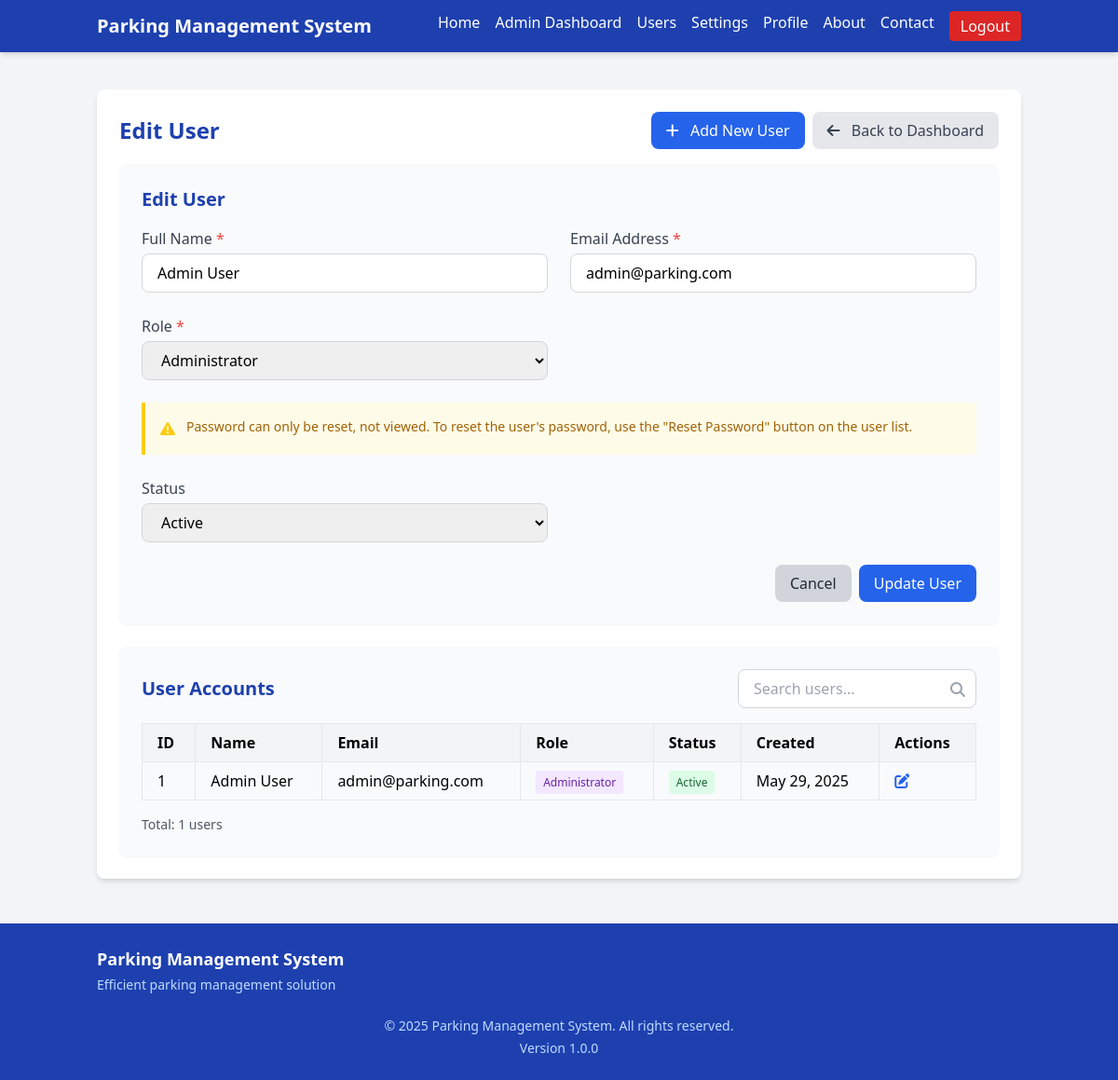
Page /admin/editUser/1 (signed in) on the committed database.
### tables this page shows
CREATE TABLE users (
    id INT AUTO_INCREMENT PRIMARY KEY,
    name VARCHAR(100) NOT NULL,
    email VARCHAR(100) NOT NULL UNIQUE,
    password VARCHAR(255) NOT NULL,
    role ENUM('admin', 'agent') NOT NULL DEFAULT 'agent',
    created_at DATETIME DEFAULT CURRENT_TIMESTAMP,
    updated_at DATETIME DEFAULT CURRENT_TIMESTAMP ON UPDATE CURRENT_TIMESTAMP
);

### app/controllers/AdminController.php (called while the page is built, shortened)
<?php
class AdminController extends Controller
{
    private $userModel;
    public function __construct()
    {
        $this->userModel = $this->model('User');
    }
public function editUser($id)
{
    $id = (int)$id;
    $userToEdit = $this->userModel->findById($id);
    $data = [
        'title' => 'Edit User',
        'users' => $this->userModel->findAll(),
        'user' => $userToEdit,
        'errors' => []
    ];
    $this->view('admin/users', $data);
}
}

### app/core/Application.php (called while the page is built, shortened)
<?php
class Application
{
    protected $controller = 'HomeController';
    protected $method = 'index';
    protected $params = [];
    public function __construct()
    {
        $url = $this->parseUrl();
        if (isset($url[0]) && file_exists(APP . 'controllers/' . ucfirst($url[0]) . 'Controller.php')) {
            $this->controller = ucfirst($url[0]) . 'Controller';
            unset($url[0]);
        }
        $this->controller = new $controllerNamespace();
        if (isset($url[1]) && method_exists($this->controller, $url[1])) {
            $this->method = $url[1];
            unset($url[1]);
        }
        $this->params = $url ? array_values($url) : [];
    }
    public function run()
    {
        call_user_func_array([$this->controller, $this->method], $this->params);
    }
    protected function parseUrl()
    {
        if (isset($_GET['url'])) {
            $url = rtrim($_GET['url'], '/');
            $url = filter_var($url, FILTER_SANITIZE_URL);
            return explode('/', $url);
        }
        return [];
    }
}

### public/index.php (called while the page is built, shortened)
<?php
$app = new App\Core\Application();
$app->run();

### app/core/Model.php (called while the page is built, shortened)
<?php
class Model
{
    protected $db;
    protected $table;
    public function __construct()
    {
        $this->db = Database::getInstance();
    }
    public function findAll()
    {
        try {
            $stmt = $this->db->query("SELECT * FROM {$this->table}");
            return $stmt->fetchAll(PDO::FETCH_OBJ);
        } catch (PDOException $e) {
            error_log($e->getMessage());
            return false;
        }
    }
    public function findById($id)
    {
        try {
            $stmt = $this->db->prepare("SELECT * FROM {$this->table} WHERE id = :id");
            $stmt->bindParam(':id', $id, PDO::PARAM_INT);
            $stmt->execute();
            return $stmt->fetch(PDO::FETCH_OBJ);
        } catch (PDOException $e) {
            error_log($e->getMessage());
            return false;
        }
    }
}

### app/core/Database.php (called while the page is built, shortened)
<?php
class Database
{
    private static $instance = null;
    private function __construct()
    {
        try {
            $this->conn = new PDO(
                'mysql:host=' . DB_HOST . ';dbname=' . DB_NAME . ';charset=utf8',
                DB_USER,
                DB_PASS,
                [
                    PDO::ATTR_ERRMODE => PDO::ERRMODE_EXCEPTION,
                    PDO::ATTR_DEFAULT_FETCH_MODE => PDO::FETCH_OBJ,
                    PDO::ATTR_EMULATE_PREPARES => false
                ]
            );
        } catch (PDOException $e) {
            die('Database connection failed: ' . $e->getMessage());
        }
    }
    public static function getInstance()
    {
        if (!self::$instance) {
            self::$instance = new Database();
        }
        return self::$instance->conn;
    }
}

### app/views/admin/users.php (the view, shortened to what this page needs)
<?php require APP . 'views/includes/header.php'; ?>
<div class="bg-white rounded-lg shadow-md p-6 mb-6">
    <div class="flex justify-between items-center mb-4">
        <h1 class="text-2xl font-bold text-blue-800"><?= $title ?></h1>
        <div class="flex space-x-2">
            <button id="add-user-btn" class="bg-blue-600 hover:bg-blue-700 text-white px-4 py-2 rounded-lg transition">
                <i class="fas fa-plus mr-2"></i> Add New User
            </button>
            <a href="<?= URL_ROOT ?>/admin/dashboard" class="bg-gray-200 hover:bg-gray-300 text-gray-700 px-4 py-2 rounded-lg transition">
                <i class="fas fa-arrow-left mr-2"></i> Back to Dashboard
            </a>
        </div>
    </div>
    <div id="add-user-form" class="bg-gray-50 p-6 rounded-lg shadow-sm mb-6 <?= isset($errors) ? '' : 'hidden' ?>">
        <h2 class="text-xl font-semibold text-blue-800 mb-4">
            <?= isset($user) && isset($user->id) ? 'Edit User' : 'Add New User' ?>
        </h2>
        <form action="<?= URL_ROOT ?>/admin/<?= isset($user) && isset($user->id) ? 'editUser/' . $user->id : 'users' ?>" method="POST">
            <div class="grid grid-cols-1 md:grid-cols-2 gap-6">
                <div>
                    <label for="name" class="block text-gray-700 mb-1 font-medium">Full Name <span class="text-red-500">*</span></label>
                    <input type="text" id="name" name="name" class="w-full px-4 py-2 border rounded-lg focus:outline-none focus:ring-2 focus:ring-blue-500 <?= isset($errors['name']) ? 'border-red-500' : 'border-gray-300' ?>" value="<?= $user->name ?? '' ?>">
                </div>
                <div>
                    <label for="email" class="block text-gray-700 mb-1 font-medium">Email Address <span class="text-red-500">*</span></label>
                    <input type="email" id="email" name="email" class="w-full px-4 py-2 border rounded-lg focus:outline-none focus:ring-2 focus:ring-blue-500 <?= isset($errors['email']) ? 'border-red-500' : 'border-gray-300' ?>" value="<?= $user->email ?? '' ?>">
                </div>
                <div>
                    <label for="role" class="block text-gray-700 mb-1 font-medium">Role <span class="text-red-500">*</span></label>
                    <select id="role" name="role" class="w-full px-4 py-2 border rounded-lg focus:outline-none focus:ring-2 focus:ring-blue-500 <?= isset($errors['role']) ? 'border-red-500' : 'border-gray-300' ?>">
                        <option value="admin" <?= (isset($user->role) && $user->role === 'admin') ? 'selected' : '' ?>>Administrator</option>
                    </select>
                </div>
                <?php if (!isset($user) || !isset($user->id)): ?>
                    <div>
                        <label for="password" class="block text-gray-700 mb-1 font-medium">Password <span class="text-red-500">*</span></label>
                        <input type="password" id="password" name="password" class="w-full px-4 py-2 border rounded-lg focus:outline-none focus:ring-2 focus:ring-blue-500 <?= isset($errors['password']) ? 'border-red-500' : 'border-gray-300' ?>">
                    </div>
                    <div>
                        <label for="confirm_password" class="block text-gray-700 mb-1 font-medium">Confirm Password <span class="text-red-500">*</span></label>
                        <input type="password" id="confirm_password" name="confirm_password" class="w-full px-4 py-2 border rounded-lg focus:outline-none focus:ring-2 focus:ring-blue-500 <?= isset($errors['confirm_password']) ? 'border-red-500' : 'border-gray-300' ?>">
                    </div>
                <?php else: ?>
                    <div class="md:col-span-2">
                        <div class="bg-yellow-50 border-l-4 border-yellow-400 p-4">
                            <div class="flex">
                                <div class="flex-shrink-0">
                                    <i class="fas fa-exclamation-triangle text-yellow-400"></i>
                                </div>
                                <div class="ml-3">
                                    <p class="text-sm text-yellow-700">
                                        Password can only be reset, not viewed. To reset the user's password, use the "Reset Password" button on the user list.
                                    </p>
                                </div>
                            </div>
                        </div>
                    </div>
                <?php endif; ?>
                <div>
                    <label for="status" class="block text-gray-700 mb-1 font-medium">Status</label>
                    <select id="status" name="status" class="w-full px-4 py-2 border rounded-lg focus:outline-none focus:ring-2 focus:ring-blue-500 border-gray-300">
                        <option value="active" <?= (isset($user->status) && $user->status === 'active') ? 'selected' : '' ?>>Active</option>
                    </select>
                </div>
            </div>
            <div class="mt-6 flex justify-end space-x-2">
                <button type="button" id="cancel-btn" class="bg-gray-300 hover:bg-gray-400 text-gray-800 px-4 py-2 rounded-lg transition">
                    Cancel
                </button>
                <button type="submit" class="bg-blue-600 hover:bg-blue-700 text-white px-4 py-2 rounded-lg transition">
                    <?= isset($user) && isset($user->id) ? 'Update User' : 'Add User' ?>
                </button>
            </div>
        </form>
    </div>
    <div class="bg-gray-50 p-6 rounded-lg shadow-sm">
        <div class="flex justify-between items-center mb-4">
            <h2 class="text-xl font-semibold text-blue-800">User Accounts</h2>
            <div class="relative">
                <input type="text" id="search-user" placeholder="Search users..." class="w-64 px-4 py-2 pr-8 border rounded-lg focus:outline-none focus:ring-2 focus:ring-blue-500 border-gray-300">
                <div class="absolute right-3 top-2.5 text-gray-400">
                    <i class="fas fa-search"></i>
                </div>
            </div>
        </div>
        <?php if (empty($users)): ?>
            <p class="text-gray-700">No users found.</p>
        <?php else: ?>
            <div class="overflow-x-auto">
                <table class="w-full text-left border-collapse">
                    <thead>
                        <tr class="bg-gray-100">
                            <th class="px-4 py-2 border">ID</th>
                            <th class="px-4 py-2 border">Name</th>
                            <th class="px-4 py-2 border">Email</th>
                            <th class="px-4 py-2 border">Role</th>
                            <th class="px-4 py-2 border">Status</th>
                            <th class="px-4 py-2 border">Created</th>
                            <th class="px-4 py-2 border">Actions</th>
                        </tr>
                    </thead>
                    <tbody>
                        <?php foreach ($users as $user): ?>
                            <tr class="user-row hover:bg-gray-50" data-search="<?= strtolower($user->name . ' ' . $user->email . ' ' . $user->role) ?>">
                                <td class="px-4 py-2 border"><?= $user->id ?></td>
                                <td class="px-4 py-2 border"><?= $user->name ?></td>
                                <td class="px-4 py-2 border"><?= $user->email ?></td>
                                <td class="px-4 py-2 border">
                                    <?php if ($user->role === 'admin'): ?>
                                        <span class="bg-purple-100 text-purple-800 px-2 py-1 rounded text-xs">Administrator</span>
                                    <?php else: ?>
                                        <span class="bg-blue-100 text-blue-800 px-2 py-1 rounded text-xs">Parking Agent</span>
                                    <?php endif; ?>
                                </td>
                                <td class="px-4 py-2 border">
                                    <?php
                                    $isEffectivelyActive = false;
                                    if (isset($user->role) && ($user->role === 'admin' || $user->role === 'agent')) {
                                        $isEffectivelyActive = true;
                                    } elseif (isset($user->status) && $user->status === 'active') {
                                        $isEffectivelyActive = true;
                                    }
                                    ?>
                                    <?php if ($isEffectivelyActive): ?>
                                        <span class="bg-green-100 text-green-800 px-2 py-1 rounded text-xs">Active</span>
                                    <?php else: ?>
                                        <span class="bg-red-100 text-red-800 px-2 py-1 rounded text-xs">Inactive</span>
                                    <?php endif; ?>
                                </td>
                                <td class="px-4 py-2 border"><?= date('M d, Y', strtotime($user->created_at)) ?></td>
                                <td class="px-4 py-2 border">
                                    <div class="flex space-x-1">
                                        <a href="<?= URL_ROOT ?>/admin/editUser/<?= $user->id ?>" class="text-blue-600 hover:text-blue-800">
                                            <i class="fas fa-edit"></i>
                                        </a>
                                    </div>
                                </td>
                            </tr>
                        <?php endforeach; ?>
                    </tbody>
                </table>
            </div>
            <div class="mt-4 flex justify-between items-center">
                <div class="text-gray-600 text-sm">
                    Total: <?= count($users) ?> users
                </div>
            </div>
        <?php endif; ?>
    </div>
</div>
<?php require APP . 'views/includes/footer.php'; ?>

### rows in the picture
users: name "Admin User", email "admin@parking.com", role "Administrator", id "1", shows "Active", created_at "May 29, 2025"

### other values in the picture
SITE_NAME "Parking Management System"
$title "Edit User"
count($users) "1"
APP_VERSION "1.0.0"
